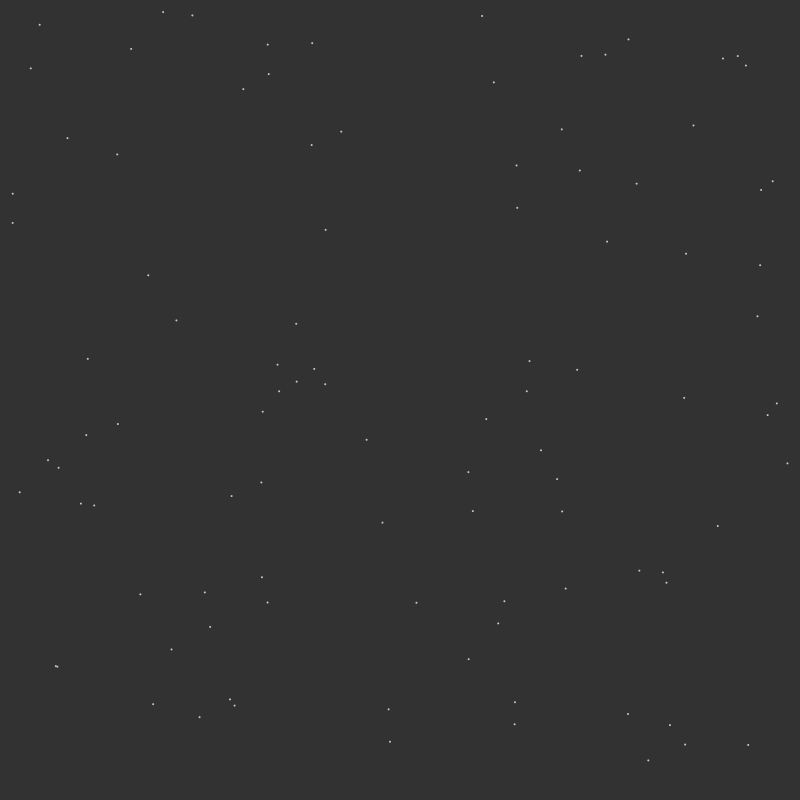
Frame 1 (no input)
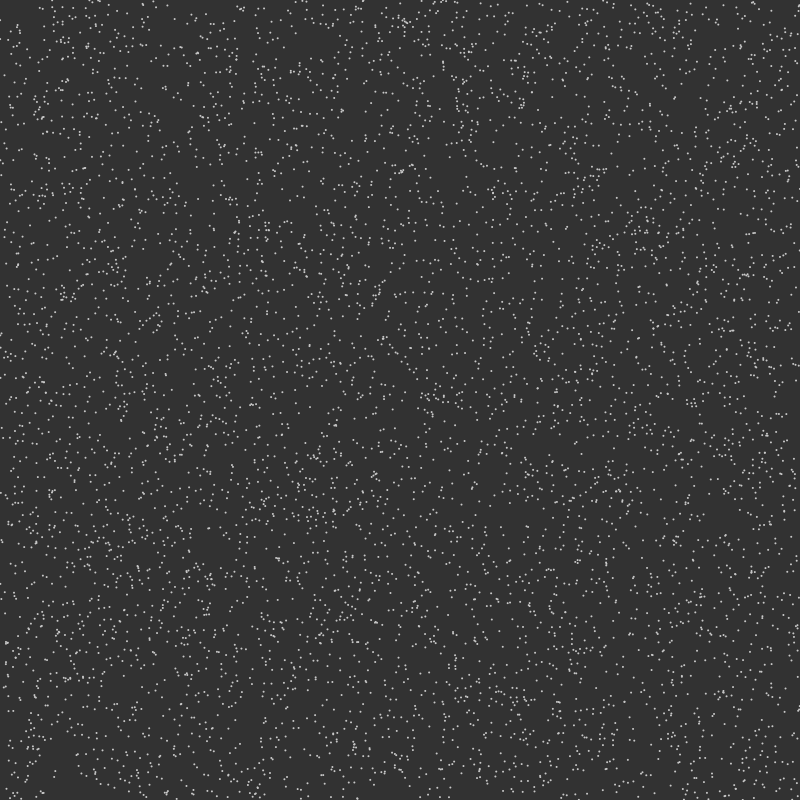
Frame 60 (the mouse pressed at the canvas centre just before this capture)
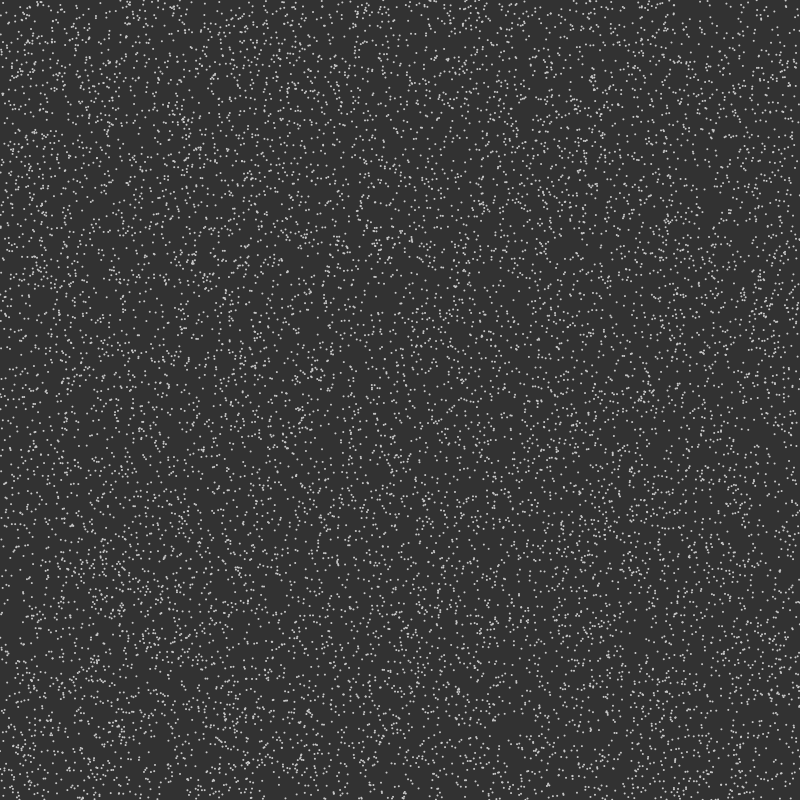
Frame 120 (the mouse held since frame 60 and released just before this capture)

The Processing sketch that drew these frames (run headless with seeded random() and noise(); from frame 60 on, the mouse is pressed at the canvas centre):

// Processing sketch: Debug_07_Framerate
// ── Debug_07_Framerate.pde
//KP S25 DMP
//Programming Data Visualition 
//DataVis Processing Toolkit
void setup() {
  size(800, 800);
  frameRate(120);
}

void draw() {
  surface.setTitle(int(frameRate) + " fps / " + frameCount + " frames");
  background(50);
  noStroke();
  fill(200);
  for (int i=0; i<frameCount*100; i++) {
    ellipse(random(0,width), random(0, height), 2, 2);
  }
}
